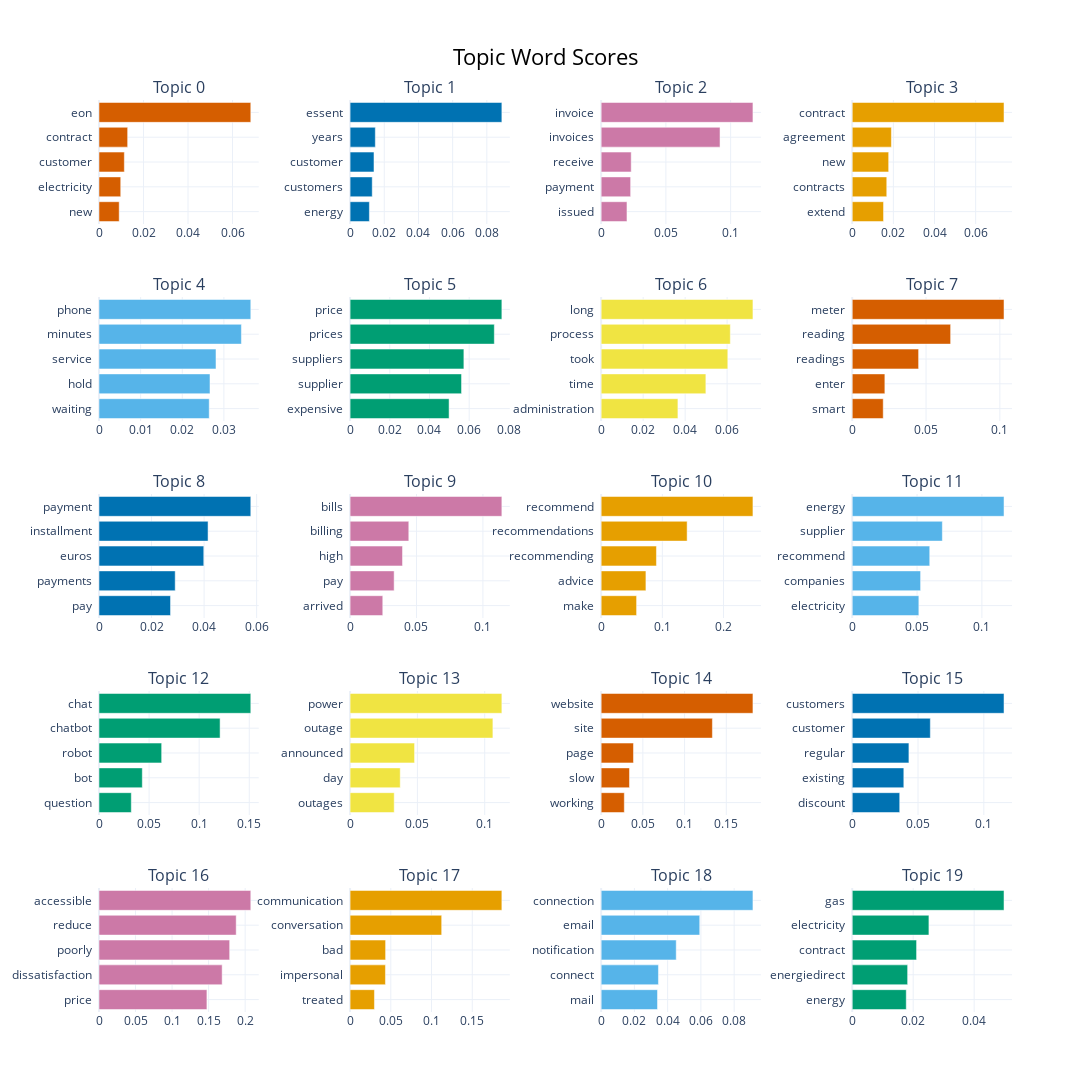

Write notebook code for a chart like this one.
### Code cell
barchart_bert = model_bert.visualize_barchart(width=280, height=330, top_n_topics=20, n_words=5)
barchart_bert

### Figure 1 — Plotly figure (JSON) as saved in the notebook; plotly's stock layout.template omitted (floating-point values rounded to 4 significant figures)
{"data": [{"marker": {"color": "#D55E00"}, "orientation": "h", "x": [0.009074, 0.009767, 0.01139, 0.01288, 0.06821], "y": ["new  ", "electricity  ", "customer  ", "contract  ", "eon  "], "type": "bar", "xaxis": "x", "yaxis": "y"}, {"marker": {"color": "#0072B2"}, "orientation": "h", "x": [0.0113, 0.01296, 0.01399, 0.01477, 0.08879], "y": ["energy  ", "customers  ", "customer  ", "years  ", "essent  "], "type": "bar", "xaxis": "x2", "yaxis": "y2"}, {"marker": {"color": "#CC79A7"}, "orientation": "h", "x": [0.01994, 0.02276, 0.02322, 0.0918, 0.1172], "y": ["issued  ", "payment  ", "receive  ", "invoices  ", "invoice  "], "type": "bar", "xaxis": "x3", "yaxis": "y3"}, {"marker": {"color": "#E69F00"}, "orientation": "h", "x": [0.01522, 0.01679, 0.01772, 0.01904, 0.07379], "y": ["extend  ", "contracts  ", "new  ", "agreement  ", "contract  "], "type": "bar", "xaxis": "x4", "yaxis": "y4"}, {"marker": {"color": "#56B4E9"}, "orientation": "h", "x": [0.02647, 0.02666, 0.0281, 0.03421, 0.03646], "y": ["waiting  ", "hold  ", "service  ", "minutes  ", "phone  "], "type": "bar", "xaxis": "x5", "yaxis": "y5"}, {"marker": {"color": "#009E73"}, "orientation": "h", "x": [0.04987, 0.05614, 0.05733, 0.07266, 0.07646], "y": ["expensive  ", "supplier  ", "suppliers  ", "prices  ", "price  "], "type": "bar", "xaxis": "x6", "yaxis": "y6"}, {"marker": {"color": "#F0E442"}, "orientation": "h", "x": [0.03656, 0.04988, 0.06033, 0.06152, 0.0723], "y": ["administration  ", "time  ", "took  ", "process  ", "long  "], "type": "bar", "xaxis": "x7", "yaxis": "y7"}, {"marker": {"color": "#D55E00"}, "orientation": "h", "x": [0.021, 0.02211, 0.04496, 0.06665, 0.1028], "y": ["smart  ", "enter  ", "readings  ", "reading  ", "meter  "], "type": "bar", "xaxis": "x8", "yaxis": "y8"}, {"marker": {"color": "#0072B2"}, "orientation": "h", "x": [0.02723, 0.029, 0.03988, 0.04151, 0.05777], "y": ["pay  ", "payments  ", "euros  ", "installment  ", "payment  "], "type": "bar", "xaxis": "x9", "yaxis": "y9"}, {"marker": {"color": "#CC79A7"}, "orientation": "h", "x": [0.02461, 0.03317, 0.03948, 0.0442, 0.1143], "y": ["arrived  ", "pay  ", "high  ", "billing  ", "bills  "], "type": "bar", "xaxis": "x10", "yaxis": "y10"}, {"marker": {"color": "#E69F00"}, "orientation": "h", "x": [0.05793, 0.07317, 0.09037, 0.1405, 0.2481], "y": ["make  ", "advice  ", "recommending  ", "recommendations  ", "recommend  "], "type": "bar", "xaxis": "x11", "yaxis": "y11"}, {"marker": {"color": "#56B4E9"}, "orientation": "h", "x": [0.05139, 0.05274, 0.05978, 0.06951, 0.1171], "y": ["electricity  ", "companies  ", "recommend  ", "supplier  ", "energy  "], "type": "bar", "xaxis": "x12", "yaxis": "y12"}, {"marker": {"color": "#009E73"}, "orientation": "h", "x": [0.03225, 0.04323, 0.06255, 0.1209, 0.1515], "y": ["question  ", "bot  ", "robot  ", "chatbot  ", "chat  "], "type": "bar", "xaxis": "x13", "yaxis": "y13"}, {"marker": {"color": "#F0E442"}, "orientation": "h", "x": [0.03279, 0.03726, 0.0479, 0.1061, 0.1127], "y": ["outages  ", "day  ", "announced  ", "outage  ", "power  "], "type": "bar", "xaxis": "x14", "yaxis": "y14"}, {"marker": {"color": "#D55E00"}, "orientation": "h", "x": [0.02776, 0.03395, 0.03875, 0.1333, 0.1819], "y": ["working  ", "slow  ", "page  ", "site  ", "website  "], "type": "bar", "xaxis": "x15", "yaxis": "y15"}, {"marker": {"color": "#0072B2"}, "orientation": "h", "x": [0.03608, 0.0392, 0.04307, 0.05934, 0.1153], "y": ["discount  ", "existing  ", "regular  ", "customer  ", "customers  "], "type": "bar", "xaxis": "x16", "yaxis": "y16"}, {"marker": {"color": "#CC79A7"}, "orientation": "h", "x": [0.1477, 0.1685, 0.1788, 0.1878, 0.2077], "y": ["price  ", "dissatisfaction  ", "poorly  ", "reduce  ", "accessible  "], "type": "bar", "xaxis": "x17", "yaxis": "y17"}, {"marker": {"color": "#E69F00"}, "orientation": "h", "x": [0.02992, 0.04342, 0.04362, 0.1125, 0.1863], "y": ["treated  ", "impersonal  ", "bad  ", "conversation  ", "communication  "], "type": "bar", "xaxis": "x18", "yaxis": "y18"}, {"marker": {"color": "#56B4E9"}, "orientation": "h", "x": [0.03391, 0.03447, 0.04517, 0.0593, 0.09132], "y": ["mail  ", "connect  ", "notification  ", "email  ", "connection  "], "type": "bar", "xaxis": "x19", "yaxis": "y19"}, {"marker": {"color": "#009E73"}, "orientation": "h", "x": [0.01773, 0.01818, 0.02111, 0.02516, 0.0498], "y": ["energy  ", "energiedirect  ", "contract  ", "electricity  ", "gas  "], "type": "bar", "xaxis": "x20", "yaxis": "y20"}], "layout": {"xaxis": {"anchor": "y", "domain": [0.0, 0.175], "showgrid": true}, "yaxis": {"anchor": "x", "domain": [0.864, 1.0], "showgrid": true}, "xaxis2": {"anchor": "y2", "domain": [0.275, 0.45], "showgrid": true}, "yaxis2": {"anchor": "x2", "domain": [0.864, 1.0], "showgrid": true}, "xaxis3": {"anchor": "y3", "domain": [0.55, 0.725], "showgrid": true}, "yaxis3": {"anchor": "x3", "domain": [0.864, 1.0], "showgrid": true}, "xaxis4": {"anchor": "y4", "domain": [0.825, 1.0], "showgrid": true}, "yaxis4": {"anchor": "x4", "domain": [0.864, 1.0], "showgrid": true}, "xaxis5": {"anchor": "y5", "domain": [0.0, 0.175], "showgrid": true}, "yaxis5": {"anchor": "x5", "domain": [0.648, 0.784], "showgrid": true}, "xaxis6": {"anchor": "y6", "domain": [0.275, 0.45], "showgrid": true}, "yaxis6": {"anchor": "x6", "domain": [0.648, 0.784], "showgrid": true}, "xaxis7": {"anchor": "y7", "domain": [0.55, 0.725], "showgrid": true}, "yaxis7": {"anchor": "x7", "domain": [0.648, 0.784], "showgrid": true}, "xaxis8": {"anchor": "y8", "domain": [0.825, 1.0], "showgrid": true}, "yaxis8": {"anchor": "x8", "domain": [0.648, 0.784], "showgrid": true}, "xaxis9": {"anchor": "y9", "domain": [0.0, 0.175], "showgrid": true}, "yaxis9": {"anchor": "x9", "domain": [0.432, 0.568], "showgrid": true}, "xaxis10": {"anchor": "y10", "domain": [0.275, 0.45], "showgrid": true}, "yaxis10": {"anchor": "x10", "domain": [0.432, 0.568], "showgrid": true}, "xaxis11": {"anchor": "y11", "domain": [0.55, 0.725], "showgrid": true}, "yaxis11": {"anchor": "x11", "domain": [0.432, 0.568], "showgrid": true}, "xaxis12": {"anchor": "y12", "domain": [0.825, 1.0], "showgrid": true}, "yaxis12": {"anchor": "x12", "domain": [0.432, 0.568], "showgrid": true}, "xaxis13": {"anchor": "y13", "domain": [0.0, 0.175], "showgrid": true}, "yaxis13": {"anchor": "x13", "domain": [0.216, 0.352], "showgrid": true}, "xaxis14": {"anchor": "y14", "domain": [0.275, 0.45], "showgrid": true}, "yaxis14": {"anchor": "x14", "domain": [0.216, 0.352], "showgrid": true}, "xaxis15": {"anchor": "y15", "domain": [0.55, 0.725], "showgrid": true}, "yaxis15": {"anchor": "x15", "domain": [0.216, 0.352], "showgrid": true}, "xaxis16": {"anchor": "y16", "domain": [0.825, 1.0], "showgrid": true}, "yaxis16": {"anchor": "x16", "domain": [0.216, 0.352], "showgrid": true}, "xaxis17": {"anchor": "y17", "domain": [0.0, 0.175], "showgrid": true}, "yaxis17": {"anchor": "x17", "domain": [0.0, 0.136], "showgrid": true}, "xaxis18": {"anchor": "y18", "domain": [0.275, 0.45], "showgrid": true}, "yaxis18": {"anchor": "x18", "domain": [0.0, 0.136], "showgrid": true}, "xaxis19": {"anchor": "y19", "domain": [0.55, 0.725], "showgrid": true}, "yaxis19": {"anchor": "x19", "domain": [0.0, 0.136], "showgrid": true}, "xaxis20": {"anchor": "y20", "domain": [0.825, 1.0], "showgrid": true}, "yaxis20": {"anchor": "x20", "domain": [0.0, 0.136], "showgrid": true}, "annotations": [{"font": {"size": 16}, "showarrow": false, "text": "Topic 0", "x": 0.0875, "xanchor": "center", "xref": "paper", "y": 1.0, "yanchor": "bottom", "yref": "paper"}, {"font": {"size": 16}, "showarrow": false, "text": "Topic 1", "x": 0.3625, "xanchor": "center", "xref": "paper", "y": 1.0, "yanchor": "bottom", "yref": "paper"}, {"font": {"size": 16}, "showarrow": false, "text": "Topic 2", "x": 0.6375, "xanchor": "center", "xref": "paper", "y": 1.0, "yanchor": "bottom", "yref": "paper"}, {"font": {"size": 16}, "showarrow": false, "text": "Topic 3", "x": 0.9125, "xanchor": "center", "xref": "paper", "y": 1.0, "yanchor": "bottom", "yref": "paper"}, {"font": {"size": 16}, "showarrow": false, "text": "Topic 4", "x": 0.0875, "xanchor": "center", "xref": "paper", "y": 0.784, "yanchor": "bottom", "yref": "paper"}, {"font": {"size": 16}, "showarrow": false, "text": "Topic 5", "x": 0.3625, "xanchor": "center", "xref": "paper", "y": 0.784, "yanchor": "bottom", "yref": "paper"}, {"font": {"size": 16}, "showarrow": false, "text": "Topic 6", "x": 0.6375, "xanchor": "center", "xref": "paper", "y": 0.784, "yanchor": "bottom", "yref": "paper"}, {"font": {"size": 16}, "showarrow": false, "text": "Topic 7", "x": 0.9125, "xanchor": "center", "xref": "paper", "y": 0.784, "yanchor": "bottom", "yref": "paper"}, {"font": {"size": 16}, "showarrow": false, "text": "Topic 8", "x": 0.0875, "xanchor": "center", "xref": "paper", "y": 0.568, "yanchor": "bottom", "yref": "paper"}, {"font": {"size": 16}, "showarrow": false, "text": "Topic 9", "x": 0.3625, "xanchor": "center", "xref": "paper", "y": 0.568, "yanchor": "bottom", "yref": "paper"}, {"font": {"size": 16}, "showarrow": false, "text": "Topic 10", "x": 0.6375, "xanchor": "center", "xref": "paper", "y": 0.568, "yanchor": "bottom", "yref": "paper"}, {"font": {"size": 16}, "showarrow": false, "text": "Topic 11", "x": 0.9125, "xanchor": "center", "xref": "paper", "y": 0.568, "yanchor": "bottom", "yref": "paper"}, {"font": {"size": 16}, "showarrow": false, "text": "Topic 12", "x": 0.0875, "xanchor": "center", "xref": "paper", "y": 0.352, "yanchor": "bottom", "yref": "paper"}, {"font": {"size": 16}, "showarrow": false, "text": "Topic 13", "x": 0.3625, "xanchor": "center", "xref": "paper", "y": 0.352, "yanchor": "bottom", "yref": "paper"}, {"font": {"size": 16}, "showarrow": false, "text": "Topic 14", "x": 0.6375, "xanchor": "center", "xref": "paper", "y": 0.352, "yanchor": "bottom", "yref": "paper"}, {"font": {"size": 16}, "showarrow": false, "text": "Topic 15", "x": 0.9125, "xanchor": "center", "xref": "paper", "y": 0.352, "yanchor": "bottom", "yref": "paper"}, {"font": {"size": 16}, "showarrow": false, "text": "Topic 16", "x": 0.0875, "xanchor": "center", "xref": "paper", "y": 0.136, "yanchor": "bottom", "yref": "paper"}, {"font": {"size": 16}, "showarrow": false, "text": "Topic 17", "x": 0.3625, "xanchor": "center", "xref": "paper", "y": 0.136, "yanchor": "bottom", "yref": "paper"}, {"font": {"size": 16}, "showarrow": false, "text": "Topic 18", "x": 0.6375, "xanchor": "center", "xref": "paper", "y": 0.136, "yanchor": "bottom", "yref": "paper"}, {"font": {"size": 16}, "showarrow": false, "text": "Topic 19", "x": 0.9125, "xanchor": "center", "xref": "paper", "y": 0.136, "yanchor": "bottom", "yref": "paper"}], "title": {"font": {"size": 22, "color": "Black"}, "text": "Topic Word Scores", "x": 0.5, "xanchor": "center", "yanchor": "top"}, "hoverlabel": {"font": {"size": 16, "family": "Rockwell"}, "bgcolor": "white"}, "showlegend": false, "width": 1120, "height": 1650}}
